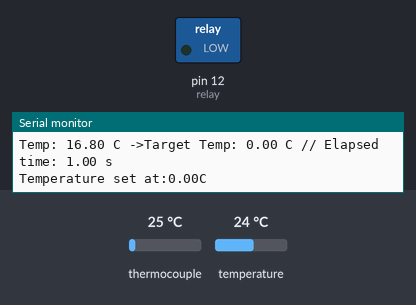
Bench run of a sketch on a simulated Arduino Leonardo, built with avr-gcc and run on an emulated ATmega32U4. Parts: switched loads named in the sketch (green lamp = pin HIGH), the last lines printed to the serial monitor. The inputs (shaded band) are chosen by the test bench; at power-on: thermocouple 25 °C, temperature 24 °C.

Above: at 1.7 s.
1.8 s: thermocouple set to 10 °C
3.7 s: thermocouple set to 7 °C
At 5.4 s:
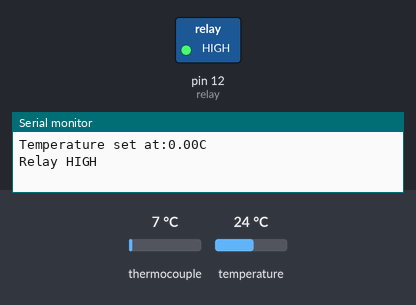
Timing chart, 0 to 6.9 s (numbered marks = the images above; inputs shaded):
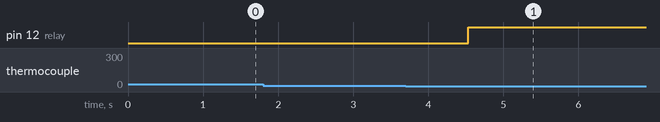

The sketch:

bang_bang.ino
```cpp
#include <SPI.h>
#include "Adafruit_MAX31855.h"
// ******************** GLOBAL VARIABLES  ******************** //

// SPI Thermocouple
#define MAXDO   6
#define MAXCS   7
#define MAXCLK  5

double currentTemp = 20;    // current temperature
double targetTemp = 60;     // target temperature ---> <valor temperatura en el display serial>
Adafruit_MAX31855 thermocouple(MAXCLK, MAXCS, MAXDO);

// Relay
#define relay 12
int relay_state = 0;

// Time
double elapsedTime;

// For serial comunication
const byte numChars = 32;
char receivedChars[numChars];
char tempChars[numChars];        // temporary array for use when parsing
char messageFromPC[numChars] = {0};
int integerFromPC = 0;
float floatFromPC = 0.0;
boolean newData = false;

// ******************** SETUP ******************** //

void setup() {
  // ***** Initialize thermocouple ***** //
  Serial.begin(9600);
  while (!Serial) delay(1); // wait for Serial on Leonardo/Zero, etc
  Serial.println("MAX31855 test");
  delay(500);   // wait for MAX chip to stabilize
  Serial.print("Initializing sensor...");
  if (!thermocouple.begin()) {
    Serial.println("ERROR.");
    while (1) delay(10);
  }
  Serial.println("DONE.");
  // ***** Shut down realy ***** //
  pinMode(relay, OUTPUT);
  digitalWrite(relay, LOW);
  relay_state = 0;
};
// ******************** FUNCTIONS ******************** //

void check_thermomodule(){
    bool running = false;
    while (!running) {
      double internal_temp = thermocouple.readInternal();
      if (internal_temp >= 125.0){
        running = false;
        Serial.println("Thermocouple module is overheated");
        Serial.print("Internal Temperature = ");
        Serial.println(internal_temp);
        digitalWrite(relay, LOW);
        Serial.println("Relay turned off");
      }
      else if (internal_temp <= -40.0){
        running = false;
        Serial.println("Thermocouple module is overcooled");
        Serial.print("Internal Temperature = ");
        Serial.println(internal_temp);
        digitalWrite(relay, HIGH);
        Serial.println("Relay turned on");
      }
      else {
        running = true;
      }
    }
  };


  void printVariables(){
    currentTemp = thermocouple.readCelsius()-8.2; //(thermocouple.readCelsius()-6.15)/0.98;
    elapsedTime = elapsedTime + millis()/1000;
    Serial.print("Temp: ");
    Serial.print(currentTemp);
    Serial.print(" C ->");
    Serial.print("Target Temp: ");
    Serial.print(targetTemp);
    Serial.print(" C");
    Serial.print(" // ");
    Serial.print("Elapsed time: ");
    Serial.print(elapsedTime);
    Serial.println(" s");
  };

void receive(){
    recvWithStartEndMarkers();
    if (newData == true) {
        strcpy(tempChars, receivedChars);
            // this temporary copy is necessary to protect the original data
            //   because strtok() used in parseData() replaces the commas with \0
        parseData();
        newData = false;
    }
    targetTemp = floatFromPC;
    Serial.print("Temperature set at:");
    Serial.print(targetTemp);
    Serial.println("C");
  };


  void recvWithStartEndMarkers() {
      static boolean recvInProgress = false;
      static byte ndx = 0;
      char startMarker = '<';
      char endMarker = '>';
      char rc;
      while (Serial.available() > 0 && newData == false) {
          rc = Serial.read();
          if (recvInProgress == true) {
              if (rc != endMarker) {
                  receivedChars[ndx] = rc;
                  ndx++;
                  if (ndx >= numChars) {
                      ndx = numChars - 1;
                  }
              }
              else {
                  receivedChars[ndx] = '\0'; // terminate the string
                  recvInProgress = false;
                  ndx = 0;
                  newData = true;
              }
          }
          else if (rc == startMarker) {
              recvInProgress = true;
          }
      }
  };


void parseData() { // split the data into its parts
    char * strtokIndx; // this is used by strtok() as an index
    strtokIndx = strtok(tempChars,",");      // get the first part - the string
    strcpy(messageFromPC, strtokIndx); // copy it to messageFromPC
    integerFromPC = atoi(messageFromPC);    // convert message to an integer
    floatFromPC = atof(messageFromPC);     // convert message to a float
};

void active_relay(){
  if (relay_state == 0) {
    Serial.println("Relay HIGH");
    digitalWrite(relay, HIGH);
    relay_state = 1;
  }
};
void desactive_relay(){
  if (relay_state == 1) {
    Serial.println("Relay LOW");
    digitalWrite(relay, LOW);
    relay_state = 0;
  }
};
void relay_activation(){
     if (currentTemp <= targetTemp & relay_state == 0){
       Serial.println("Relay HIGH");
       digitalWrite(relay, HIGH);
       relay_state = 1;
     }
     else if (currentTemp >= targetTemp & relay_state == 1) {
         Serial.println("Relay LOW");
         digitalWrite(relay, LOW);
         relay_state = 0;
     }
};


// ******************** LOOP ******************** //
void loop(){
    check_thermomodule();
    printVariables();
    receive();
    relay_activation();
    delay(1000);
 };
```

Measured:
- the behaviour switches between 9 and 8 °C on thermocouple (found by bisection; images 0 and 1)
- after the input at 3.7 s, pin 12 (relay): LOW → HIGH after 0.83 s
